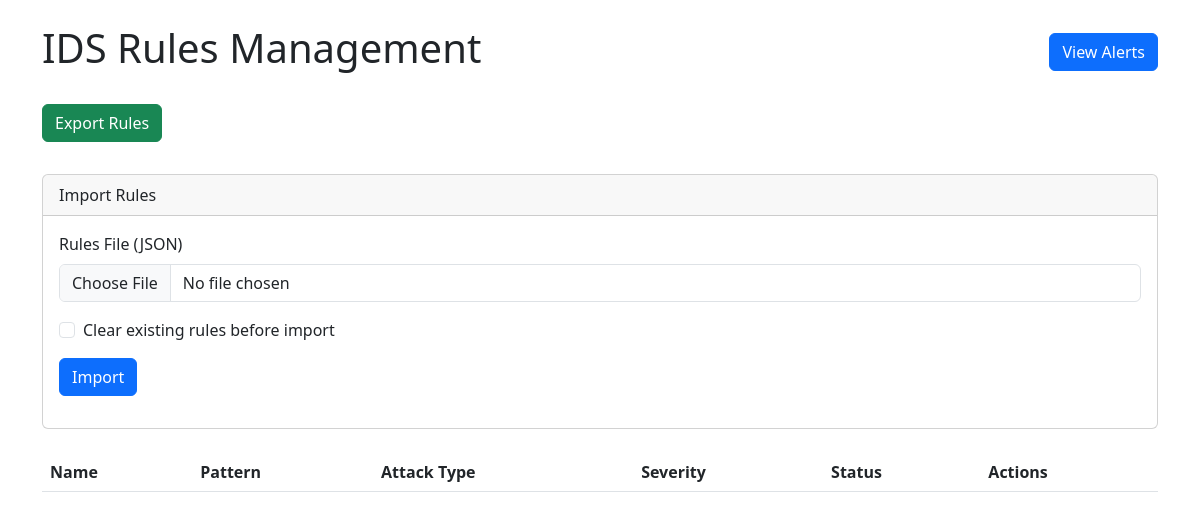
Before: /rules/ with the older database file.
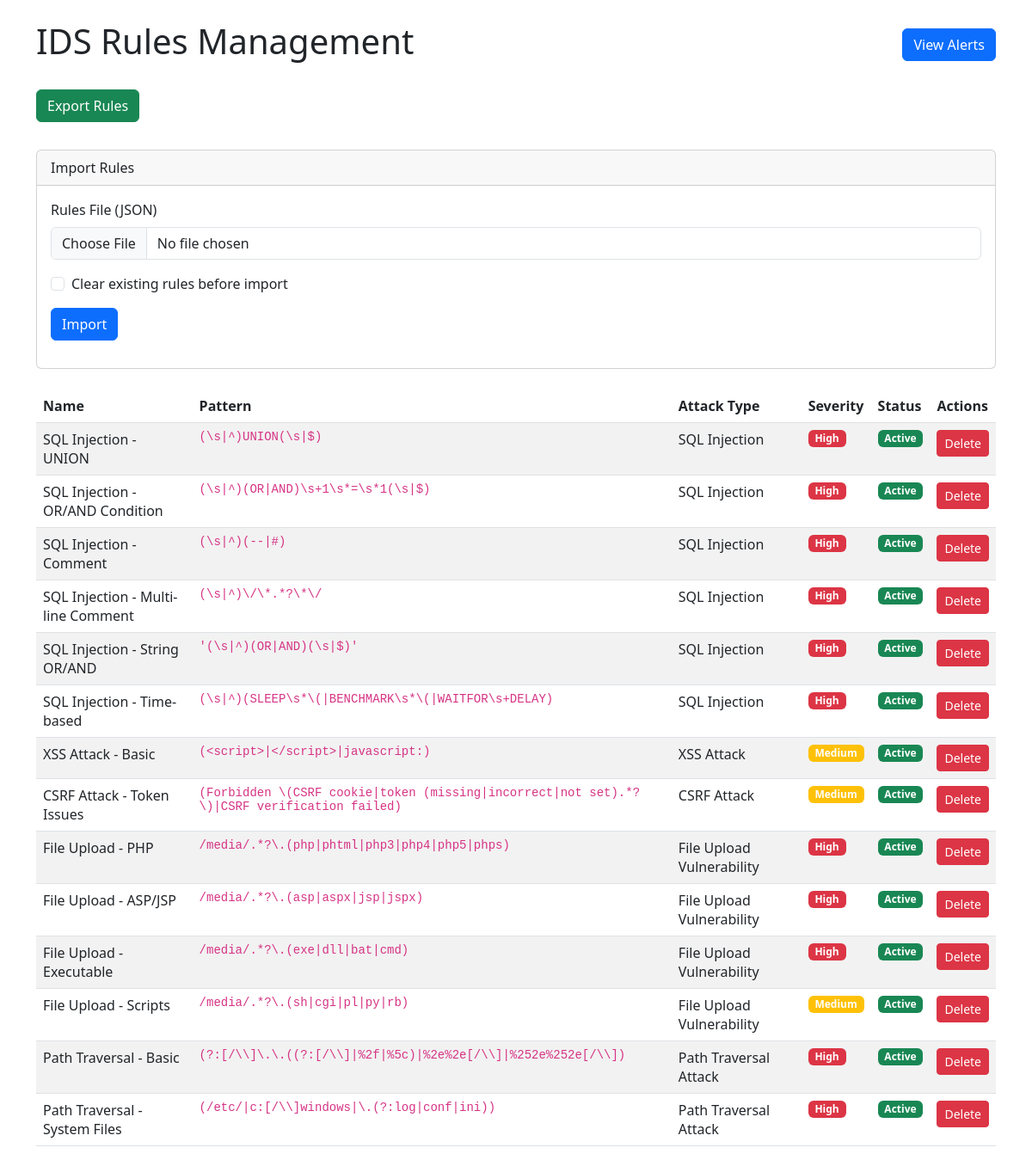
After: the same page with the newer database file.
### IDSWeb/models.py (models this page shows, shortened)
class Rule(models.Model):
    SEVERITY_CHOICES = [
        ('High', 'High'),
        ('Medium', 'Medium'),
        ('Low', 'Low'),
    ]
    name = models.CharField(max_length=100)
    pattern = models.TextField(help_text="Regular expression pattern to match")
    attack_type = models.CharField(max_length=100)
    severity = models.CharField(max_length=20, choices=SEVERITY_CHOICES)
    is_active = models.BooleanField(default=True)
    created_at = models.DateTimeField(auto_now_add=True)
    updated_at = models.DateTimeField(auto_now=True)
    def match(self, log_entry):
        try:
            return bool(re.search(self.pattern, log_entry, re.IGNORECASE))
        except re.error:
            return False

### IDSWeb/views.py (the view)
# urls.py: path('rules/', RuleListView.as_view(), name='rule_list'),
class RuleListView(ListView):
    model = Rule
    template_name = 'rule_list.html'
    context_object_name = 'rules'
    def get_context_data(self, **kwargs):
        context = super().get_context_data(**kwargs)
        context['can_import_export'] = True
        return context

### IDSWeb/templates/rule_list.html (shortened to what this page needs)
<link href="https://cdn.jsdelivr.net/npm/bootstrap@5.3.0-alpha1/dist/css/bootstrap.min.css" rel="stylesheet">
{% block content %}
<div class="container mt-4">
    <div class="d-flex justify-content-between align-items-center mb-4">
        <h1>IDS Rules Management</h1>
        <a href="{% url 'IDSWeb:alert_list' %}" class="btn btn-primary">View Alerts</a>
    </div>
    <div class="mb-3 d-flex gap-2">
        <form action="{% url 'IDSWeb:export_rules' %}" method="post" class="d-inline">
            <button type="submit" class="btn btn-success">Export Rules</button>
        </form>
    </div>
    <div class="card mb-4">
        <div class="card-header">
            Import Rules
        </div>
        <div class="card-body">
            <form action="{% url 'IDSWeb:import_rules' %}" method="post" enctype="multipart/form-data" id="importForm">
                <div class="mb-3">
                    <label class="form-label">Rules File (JSON)</label>
                    <input type="file" name="rules_file" class="form-control" accept=".json" required>
                </div>
                <div class="mb-3 form-check">
                    <input type="checkbox" name="clear_existing" class="form-check-input" id="clearExisting">
                    <label class="form-check-label" for="clearExisting">
                        Clear existing rules before import
                    </label>
                </div>
                <button type="submit" class="btn btn-primary">Import</button>
            </form>
        </div>
    </div>
    <table class="table table-striped">
        <thead>
            <tr>
                <th>Name</th>
                <th>Pattern</th>
                <th>Attack Type</th>
                <th>Severity</th>
                <th>Status</th>
                <th>Actions</th>
            </tr>
        </thead>
        <tbody>
            {% for rule in rules %}
            <tr>
                <td>{{ rule.name }}</td>
                <td><code>{{ rule.pattern }}</code></td>
                <td>{{ rule.attack_type }}</td>
                <td>
                    <span class="badge {% if rule.severity == 'High' %}bg-danger{% elif rule.severity == 'Medium' %}bg-warning{% else %}bg-info{% endif %}">
                        {{ rule.severity }}
                    </span>
                </td>
                <td>
                    <span class="badge {% if rule.is_active %}bg-success{% else %}bg-secondary{% endif %}">
                        {{ rule.is_active|yesno:"Active,Inactive" }}
                    </span>
                </td>
                <td>
                    <a href="{% url 'IDSWeb:rule_delete' rule.pk %}" class="btn btn-sm btn-danger">Delete</a>
                </td>
            </tr>
            {% endfor %}
        </tbody>
    </table>
</div>
{% endblock %}

Changed rows visible on the page:
added Rule: name "SQL Injection - UNION", pattern "(\\s|^)UNION(\\s|$)", attack_type "SQL Injection", severity "High", is_active "Active"
added Rule: name "SQL Injection - OR/AND Condition", pattern "(\\s|^)(OR|AND)\\s+1\\s*=\\s*1(\\s|$)", attack_type "SQL Injection", severity "High", is_active "Active"
added Rule: name "SQL Injection - Comment", pattern "(\\s|^)(--|#)", attack_type "SQL Injection", severity "High", is_active "Active"
added Rule: name "SQL Injection - Multi-line Comment", pattern "(\\s|^)\\/\\*.*?\\*\\/", attack_type "SQL Injection", severity "High", is_active "Active"
added Rule: name "SQL Injection - String OR/AND", pattern "'(\\s|^)(OR|AND)(\\s|$)'", attack_type "SQL Injection", severity "High", is_active "Active"
added Rule: name "SQL Injection - Time-based", pattern "(\\s|^)(SLEEP\\s*\\(|BENCHMARK\\s*\\(|WAITFOR\\s+DELAY)", attack_type "SQL Injection", severity "High", is_active "Active"
added Rule: name "XSS Attack - Basic", pattern "(<script>|</script>|javascript:)", attack_type "XSS Attack", severity "Medium", is_active "Active"
added Rule: name "CSRF Attack - Token Issues", pattern "(Forbidden \\(CSRF cookie|token (missing|incorrect|not set).*?\\)|CSRF verification failed)", attack_type "CSRF Attack", severity "Medium", is_active "Active"
added Rule: name "File Upload - PHP", pattern "/media/.*?\\.(php|phtml|php3|php4|php5|phps)", attack_type "File Upload Vulnerability", severity "High", is_active "Active"
added Rule: name "File Upload - ASP/JSP", pattern "/media/.*?\\.(asp|aspx|jsp|jspx)", attack_type "File Upload Vulnerability", severity "High", is_active "Active"
added Rule: name "File Upload - Executable", pattern "/media/.*?\\.(exe|dll|bat|cmd)", attack_type "File Upload Vulnerability", severity "High", is_active "Active"
added Rule: name "File Upload - Scripts", pattern "/media/.*?\\.(sh|cgi|pl|py|rb)", attack_type "File Upload Vulnerability", severity "Medium", is_active "Active"
added Rule: name "Path Traversal - Basic", pattern "(?:[/\\\\]\\.\\.((?:[/\\\\]|%2f|%5c)|%2e%2e[/\\\\]|%252e%252e[/\\\\])", attack_type "Path Traversal Attack", severity "High", is_active "Active"
added Rule: name "Path Traversal - System Files", pattern "(/etc/|c:[/\\\\]windows|\\.(?:log|conf|ini))", attack_type "Path Traversal Attack", severity "High", is_active "Active"
